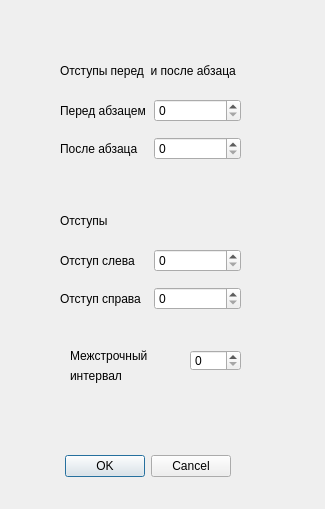
<?xml version="1.0" encoding="UTF-8"?>
<ui version="4.0">
 <class>indentwindow</class>
 <widget class="QDialog" name="indentwindow">
  <property name="geometry">
   <rect>
    <x>0</x>
    <y>0</y>
    <width>325</width>
    <height>509</height>
   </rect>
  </property>
  <property name="windowTitle">
   <string>Абзац и строки</string>
  </property>
  <widget class="QDialogButtonBox" name="buttonBox">
   <property name="geometry">
    <rect>
     <x>30</x>
     <y>450</y>
     <width>201</width>
     <height>32</height>
    </rect>
   </property>
   <property name="orientation">
    <enum>Qt::Horizontal</enum>
   </property>
   <property name="standardButtons">
    <set>QDialogButtonBox::Cancel|QDialogButtonBox::Ok</set>
   </property>
  </widget>
  <widget class="QWidget" name="layoutWidget">
   <property name="geometry">
    <rect>
     <x>60</x>
     <y>240</y>
     <width>181</width>
     <height>81</height>
    </rect>
   </property>
   <layout class="QVBoxLayout" name="verticalLayout_2">
    <item>
     <layout class="QHBoxLayout" name="horizontalLayout_4">
      <item>
       <widget class="QLabel" name="label_3">
        <property name="text">
         <string>Отступ слева</string>
        </property>
       </widget>
      </item>
      <item>
       <widget class="QSpinBox" name="indent_left"/>
      </item>
     </layout>
    </item>
    <item>
     <layout class="QHBoxLayout" name="horizontalLayout_5">
      <item>
       <widget class="QLabel" name="label_4">
        <property name="text">
         <string>Отступ справа</string>
        </property>
       </widget>
      </item>
      <item>
       <widget class="QSpinBox" name="indent_right"/>
      </item>
     </layout>
    </item>
   </layout>
  </widget>
  <widget class="QLabel" name="label_5">
   <property name="geometry">
    <rect>
     <x>60</x>
     <y>60</y>
     <width>241</width>
     <height>21</height>
    </rect>
   </property>
   <property name="text">
    <string>Отступы перед  и после абзаца</string>
   </property>
  </widget>
  <widget class="QLabel" name="label_6">
   <property name="geometry">
    <rect>
     <x>60</x>
     <y>210</y>
     <width>211</width>
     <height>21</height>
    </rect>
   </property>
   <property name="text">
    <string>Отступы </string>
   </property>
  </widget>
  <widget class="QSpinBox" name="line_spacing">
   <property name="geometry">
    <rect>
     <x>190</x>
     <y>350</y>
     <width>51</width>
     <height>21</height>
    </rect>
   </property>
  </widget>
  <widget class="QLabel" name="label_7">
   <property name="geometry">
    <rect>
     <x>70</x>
     <y>340</y>
     <width>111</width>
     <height>31</height>
    </rect>
   </property>
   <property name="text">
    <string>Межстрочный</string>
   </property>
  </widget>
  <widget class="QLabel" name="label_8">
   <property name="geometry">
    <rect>
     <x>70</x>
     <y>360</y>
     <width>91</width>
     <height>31</height>
    </rect>
   </property>
   <property name="text">
    <string>интервал</string>
   </property>
  </widget>
  <widget class="QWidget" name="">
   <property name="geometry">
    <rect>
     <x>60</x>
     <y>90</y>
     <width>181</width>
     <height>81</height>
    </rect>
   </property>
   <layout class="QVBoxLayout" name="verticalLayout">
    <item>
     <layout class="QHBoxLayout" name="horizontalLayout">
      <item>
       <widget class="QLabel" name="label">
        <property name="text">
         <string>Перед абзацем</string>
        </property>
       </widget>
      </item>
      <item>
       <widget class="QSpinBox" name="indent_before"/>
      </item>
     </layout>
    </item>
    <item>
     <layout class="QHBoxLayout" name="horizontalLayout_3">
      <item>
       <widget class="QLabel" name="label_2">
        <property name="text">
         <string>После абзаца</string>
        </property>
       </widget>
      </item>
      <item>
       <widget class="QSpinBox" name="indent_after"/>
      </item>
     </layout>
    </item>
   </layout>
  </widget>
 </widget>
 <resources/>
 <connections>
  <connection>
   <sender>buttonBox</sender>
   <signal>accepted()</signal>
   <receiver>indentwindow</receiver>
   <slot>accept()</slot>
   <hints>
    <hint type="sourcelabel">
     <x>248</x>
     <y>254</y>
    </hint>
    <hint type="destinationlabel">
     <x>157</x>
     <y>274</y>
    </hint>
   </hints>
  </connection>
  <connection>
   <sender>buttonBox</sender>
   <signal>rejected()</signal>
   <receiver>indentwindow</receiver>
   <slot>reject()</slot>
   <hints>
    <hint type="sourcelabel">
     <x>316</x>
     <y>260</y>
    </hint>
    <hint type="destinationlabel">
     <x>286</x>
     <y>274</y>
    </hint>
   </hints>
  </connection>
 </connections>
</ui>
